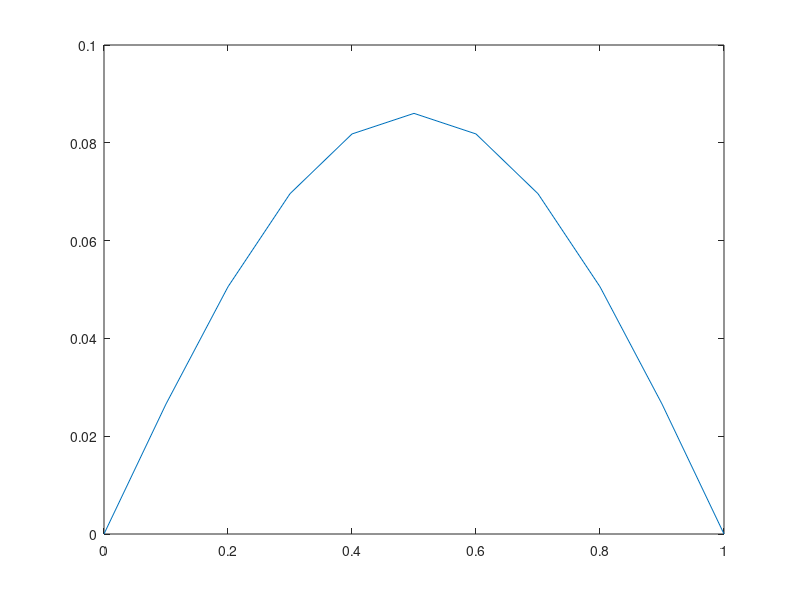

Reproduce this figure in MATLAB. (Note: this script raises an error after producing the figure.)
clear 
clc
format short
% Example 1, page 727, of the book Numerical Analysis by Richard L. Burden
% and J. Douglas Faires
% ut-uxx=0, c=1, 0<x<1, t>=0
% hx=0.1, ht=0.0005
% The exact solution, u(x,t)=exp(-pi^2*t)*sin(pi*x)
disp('Forward-Difference method for solving Parabolic PDEs:')
disp('============================================================================')

% 1- Initilizing.

nx=11;               % The number of spatial points.
a=0; b=1;            % Spatila domain.
hx=(b-a)/(nx-1);     % The spatial step size.
x=a:hx:b;            % Spatial vector.
nt=2001;             % The number of spatial points.
t0=0; tend=1;        % Time domain.
ht=(tend-t0)/(nt-1); % The time step size.
t=t0:ht:tend;        % Time vector.
c=1;                 % Thermal diffusivity constant.
r=(c^2)*(ht/(hx)^2); % If r<0.5, then the explicit method is stable.

% Stability Check.
if r >= 0.5
    error('Stability condition violated: r must be < 0.5')
end

% 2- Initial and boundary conditions.

f=@(x)sin(pi*x);% initial condition f(x).
g1= @(t)0;      % boundary conditions g1(t) and g2(t).
g2= @(t)0;

% 3- Inilization of the grid of points
u= zeros(nx,nt);
u(:,1)= f(x);
u(1,:)=0; u(nx:1)=0;
% 4- The explicit method
 for j= 1:nt-1       % Time Loop 
     for i= 2:nx-1   % Spatial Loop
         u(i,j+1) = r*(u(i-1,j))+(1-2*r)*u(i,j) + r*u(i+1,j);
     end
 end

exact=zeros(nx,nt);
exact(:,1)= f(x);
exact(1,:)=0;exact(nx:1)=0;
for i=2:nx-1
    for j=2:nt
        exact(i,j)=(exp(-pi^2*t(j))*sin(pi*x(i)));
    end
end

% Plot the solution at t = 0.5.
[X, T] = meshgrid(0:hx:1, 0:ht:1);
contourf(X, T, u');
xlabel('x'); ylabel('t'); zlabel('u(x, t)');
title('Solution of 1D Unsteady Heat Equation');
plot(x',u(:,501))

% Displaying the result of the exact and approximated solution at t = 0.5.
%The errors
err1=abs(exact-u);
Approximate = u(:,1001);
Exact = exact(:,1001);
Error = err1(:,1001);
%table(x',Approximate,Exact,Error)
table=table(x',Approximate, Exact, Error, 'VariableNames', {'x', 'u(x,0.5)', 'Exact at t=0.5', 'Error'});
disp(table)